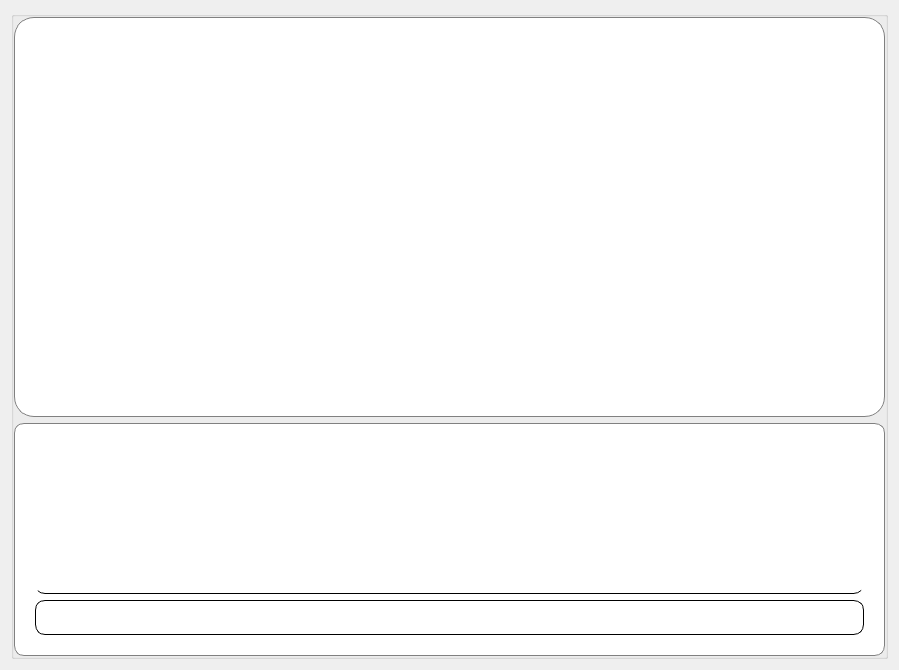
<?xml version="1.0" encoding="UTF-8"?>
<ui version="4.0">
 <class>Console</class>
 <widget class="QWidget" name="Console">
  <property name="geometry">
   <rect>
    <x>0</x>
    <y>0</y>
    <width>899</width>
    <height>670</height>
   </rect>
  </property>
  <property name="sizePolicy">
   <sizepolicy hsizetype="Expanding" vsizetype="Expanding">
    <horstretch>0</horstretch>
    <verstretch>0</verstretch>
   </sizepolicy>
  </property>
  <property name="windowTitle">
   <string>Form</string>
  </property>
  <layout class="QVBoxLayout" name="verticalLayout">
   <item>
    <widget class="QGroupBox" name="groupBox">
     <property name="sizePolicy">
      <sizepolicy hsizetype="Expanding" vsizetype="Expanding">
       <horstretch>0</horstretch>
       <verstretch>0</verstretch>
      </sizepolicy>
     </property>
     <property name="title">
      <string/>
     </property>
     <layout class="QVBoxLayout" name="verticalLayout_2">
      <property name="leftMargin">
       <number>0</number>
      </property>
      <property name="topMargin">
       <number>0</number>
      </property>
      <property name="rightMargin">
       <number>0</number>
      </property>
      <property name="bottomMargin">
       <number>0</number>
      </property>
      <item>
       <widget class="QGroupBox" name="container_script">
        <property name="sizePolicy">
         <sizepolicy hsizetype="Expanding" vsizetype="Expanding">
          <horstretch>0</horstretch>
          <verstretch>0</verstretch>
         </sizepolicy>
        </property>
        <property name="minimumSize">
         <size>
          <width>0</width>
          <height>400</height>
         </size>
        </property>
        <property name="styleSheet">
         <string notr="true">QGroupBox {
	border: 1px solid gray;
	background-color: white;
	border-radius: 20px;
    padding: 10px;
}</string>
        </property>
        <property name="title">
         <string/>
        </property>
        <layout class="QVBoxLayout" name="verticalLayout_4">
         <item>
          <widget class="QPlainTextEdit" name="script">
           <property name="styleSheet">
            <string notr="true">QPlainTextEdit {
	border: none;
}</string>
           </property>
          </widget>
         </item>
        </layout>
       </widget>
      </item>
      <item>
       <widget class="QGroupBox" name="container_console">
        <property name="sizePolicy">
         <sizepolicy hsizetype="Expanding" vsizetype="Expanding">
          <horstretch>0</horstretch>
          <verstretch>0</verstretch>
         </sizepolicy>
        </property>
        <property name="minimumSize">
         <size>
          <width>0</width>
          <height>0</height>
         </size>
        </property>
        <property name="maximumSize">
         <size>
          <width>16777215</width>
          <height>16777215</height>
         </size>
        </property>
        <property name="styleSheet">
         <string notr="true">QGroupBox {
	border: 1px solid gray;
	background-color: white;
	border-radius: 10px;
	padding: 20px;
}</string>
        </property>
        <property name="title">
         <string/>
        </property>
        <layout class="QVBoxLayout" name="verticalLayout_3">
         <property name="leftMargin">
          <number>0</number>
         </property>
         <property name="topMargin">
          <number>0</number>
         </property>
         <property name="rightMargin">
          <number>0</number>
         </property>
         <property name="bottomMargin">
          <number>0</number>
         </property>
         <item>
          <widget class="QPlainTextEdit" name="console_output">
           <property name="styleSheet">
            <string notr="true">QPlainTextEdit {
	border: none;
	border-bottom: 1px solid black;
	border-bottom-right-radius: 10px;
    border-bottom-left-radius: 10px;
	padding: 10px;
}</string>
           </property>
          </widget>
         </item>
         <item>
          <widget class="QLineEdit" name="console_input">
           <property name="sizePolicy">
            <sizepolicy hsizetype="Expanding" vsizetype="Expanding">
             <horstretch>0</horstretch>
             <verstretch>0</verstretch>
            </sizepolicy>
           </property>
           <property name="minimumSize">
            <size>
             <width>0</width>
             <height>35</height>
            </size>
           </property>
           <property name="maximumSize">
            <size>
             <width>16777215</width>
             <height>50</height>
            </size>
           </property>
           <property name="styleSheet">
            <string notr="true">QLineEdit {
	border: 1px solid black;
	border-radius: 10px;
	padding-left: 5px;
    padding-right: 5px;
}</string>
           </property>
          </widget>
         </item>
        </layout>
       </widget>
      </item>
     </layout>
    </widget>
   </item>
  </layout>
 </widget>
 <resources/>
 <connections/>
</ui>
